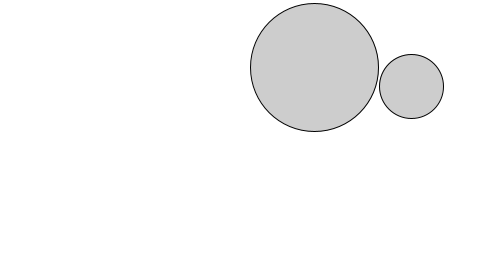
Frame 1 (no input)
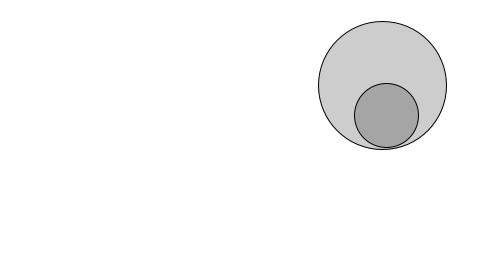
Frame 60 (the mouse pressed at the canvas centre just before this capture)
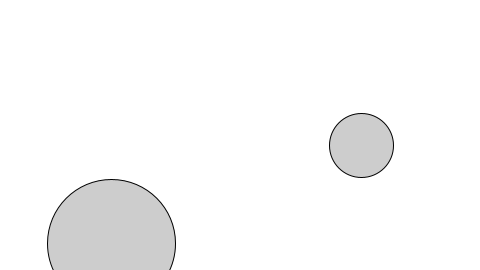
Frame 120 (the mouse held since frame 60 and released just before this capture)

The Processing sketch that drew these frames (run headless with seeded random() and noise(); from frame 60 on, the mouse is pressed at the canvas centre):

// Processing sketch: algorithmBall
// ── algorithmBall.pde
Ball ball1;
Ball ball2;

void setup() {
  size(480,270);
  
  ball1 = new Ball(64);
  ball2 = new Ball(32);
  
}

void draw() {
  background(255);
  
  ball1.move();
  ball2.move();
  
  ball1.display();
  ball2.display();
}

// ── Ball.pde
class Ball {
  
  float r;
  float x,y;
  float xspeed,yspeed;
  
  Ball(float tempR){
    r = tempR;
    x = random(width);
    y =random(height);
    xspeed = random(-5,5);
    yspeed = random(-5,5);
  }
  
  void move() {
    x += xspeed;
    y += yspeed;
    
    if(x>width || x<0){
      xspeed *= -1;
    }
      
    if(y>height||y<0){
      yspeed *= -1;
     }
   }
    
  void display() {
    
    stroke(0);
    fill(0,50);
    ellipse(x,y,r*2,r*2);
    
  }
  
}
